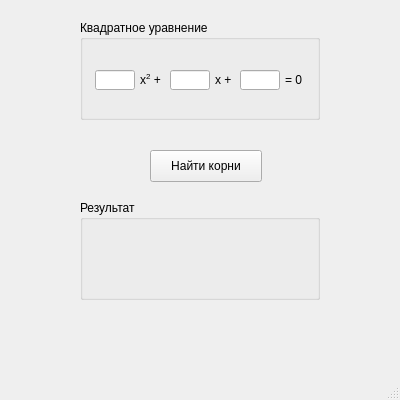
<?xml version="1.0" encoding="UTF-8"?>
<ui version="4.0">
 <class>MainWindow</class>
 <widget class="QMainWindow" name="MainWindow">
  <property name="geometry">
   <rect>
    <x>0</x>
    <y>0</y>
    <width>400</width>
    <height>400</height>
   </rect>
  </property>
  <property name="windowTitle">
   <string>MainWindow</string>
  </property>
  <widget class="QWidget" name="centralwidget">
   <widget class="QPushButton" name="calculate_rootsButton">
    <property name="geometry">
     <rect>
      <x>150</x>
      <y>150</y>
      <width>112</width>
      <height>32</height>
     </rect>
    </property>
    <property name="text">
     <string>Найти корни</string>
    </property>
   </widget>
   <widget class="QGroupBox" name="quadric_eq_box">
    <property name="geometry">
     <rect>
      <x>80</x>
      <y>20</y>
      <width>240</width>
      <height>100</height>
     </rect>
    </property>
    <property name="title">
     <string>Квадратное уравнение</string>
    </property>
    <widget class="QLabel" name="label_zero">
     <property name="geometry">
      <rect>
       <x>205</x>
       <y>50</y>
       <width>30</width>
       <height>20</height>
      </rect>
     </property>
     <property name="text">
      <string>&lt;html&gt;&lt;head/&gt;&lt;body&gt;&lt;p&gt; = 0&lt;/p&gt;&lt;/body&gt;&lt;/html&gt;</string>
     </property>
    </widget>
    <widget class="QLineEdit" name="k_b">
     <property name="geometry">
      <rect>
       <x>90</x>
       <y>50</y>
       <width>40</width>
       <height>20</height>
      </rect>
     </property>
     <property name="alignment">
      <set>Qt::AlignCenter</set>
     </property>
    </widget>
    <widget class="QLineEdit" name="k_c">
     <property name="geometry">
      <rect>
       <x>160</x>
       <y>50</y>
       <width>40</width>
       <height>20</height>
      </rect>
     </property>
     <property name="alignment">
      <set>Qt::AlignCenter</set>
     </property>
    </widget>
    <widget class="QLabel" name="label_x">
     <property name="geometry">
      <rect>
       <x>135</x>
       <y>50</y>
       <width>30</width>
       <height>20</height>
      </rect>
     </property>
     <property name="text">
      <string>&lt;html&gt;&lt;head/&gt;&lt;body&gt;&lt;p&gt;x + &lt;/p&gt;&lt;/body&gt;&lt;/html&gt;</string>
     </property>
    </widget>
    <widget class="QLineEdit" name="k_a">
     <property name="geometry">
      <rect>
       <x>15</x>
       <y>50</y>
       <width>40</width>
       <height>20</height>
      </rect>
     </property>
     <property name="alignment">
      <set>Qt::AlignCenter</set>
     </property>
    </widget>
    <widget class="QLabel" name="label_xquadr">
     <property name="geometry">
      <rect>
       <x>60</x>
       <y>50</y>
       <width>30</width>
       <height>20</height>
      </rect>
     </property>
     <property name="text">
      <string>&lt;html&gt;&lt;head/&gt;&lt;body&gt;&lt;p&gt;x&lt;span style=&quot; vertical-align:super;&quot;&gt;2&lt;/span&gt; + &lt;/p&gt;&lt;/body&gt;&lt;/html&gt;</string>
     </property>
    </widget>
   </widget>
   <widget class="QGroupBox" name="result_box">
    <property name="geometry">
     <rect>
      <x>80</x>
      <y>200</y>
      <width>240</width>
      <height>100</height>
     </rect>
    </property>
    <property name="title">
     <string>Результат</string>
    </property>
    <widget class="QLabel" name="result_label">
     <property name="geometry">
      <rect>
       <x>10</x>
       <y>30</y>
       <width>221</width>
       <height>61</height>
      </rect>
     </property>
     <property name="text">
      <string/>
     </property>
     <property name="alignment">
      <set>Qt::AlignCenter</set>
     </property>
    </widget>
   </widget>
  </widget>
  <widget class="QMenuBar" name="menubar">
   <property name="geometry">
    <rect>
     <x>0</x>
     <y>0</y>
     <width>400</width>
     <height>22</height>
    </rect>
   </property>
  </widget>
  <widget class="QStatusBar" name="statusbar"/>
 </widget>
 <resources/>
 <connections/>
</ui>
